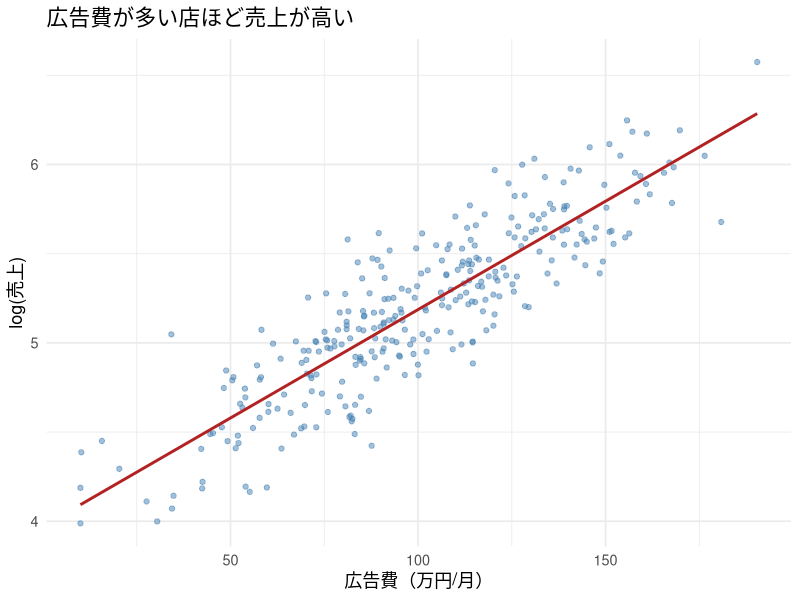
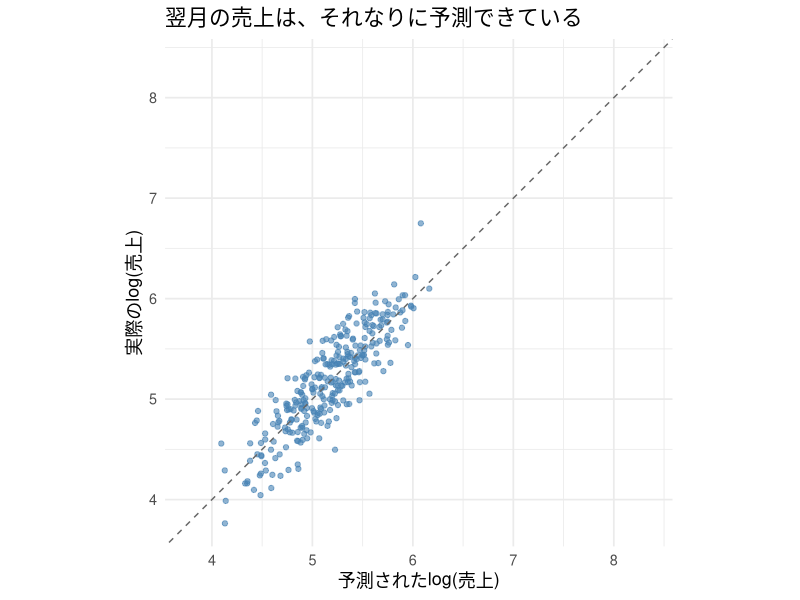
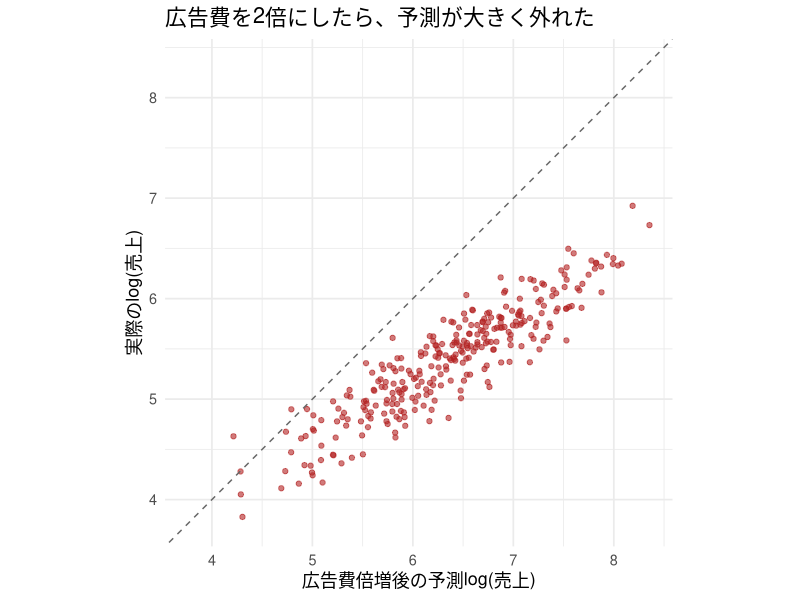
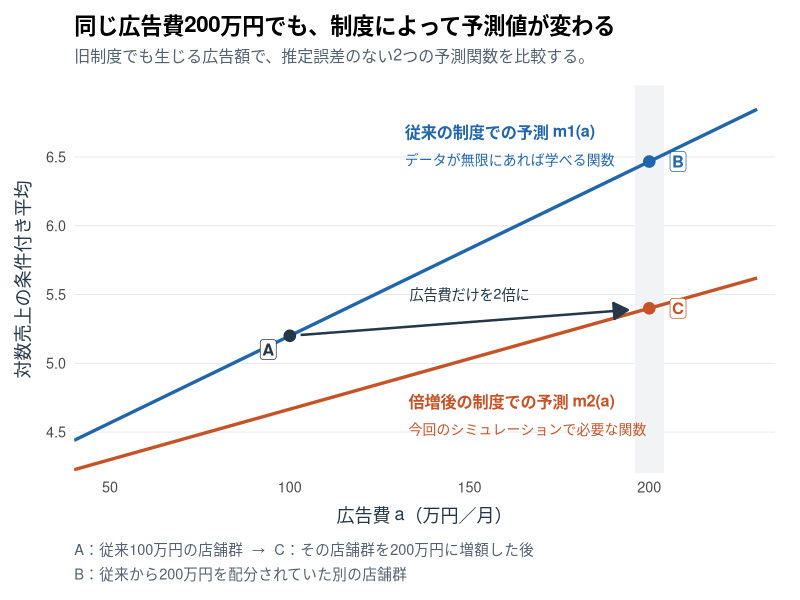
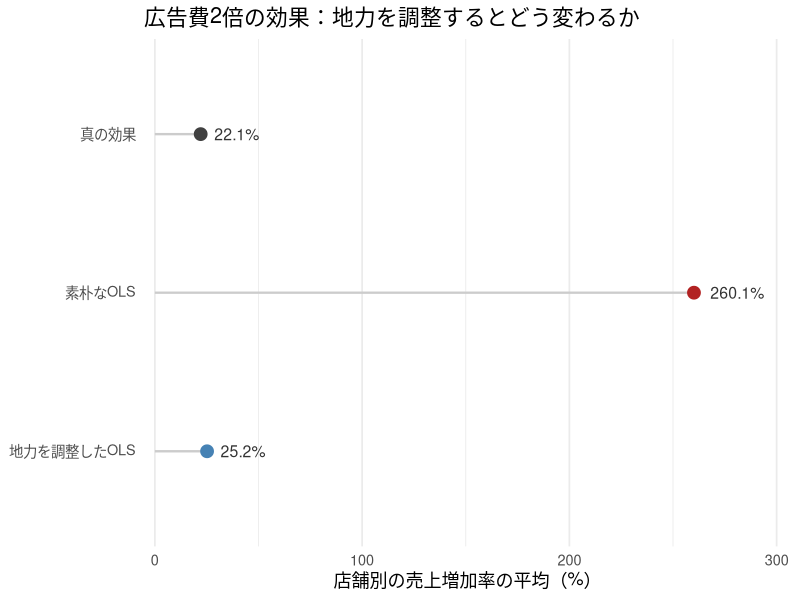
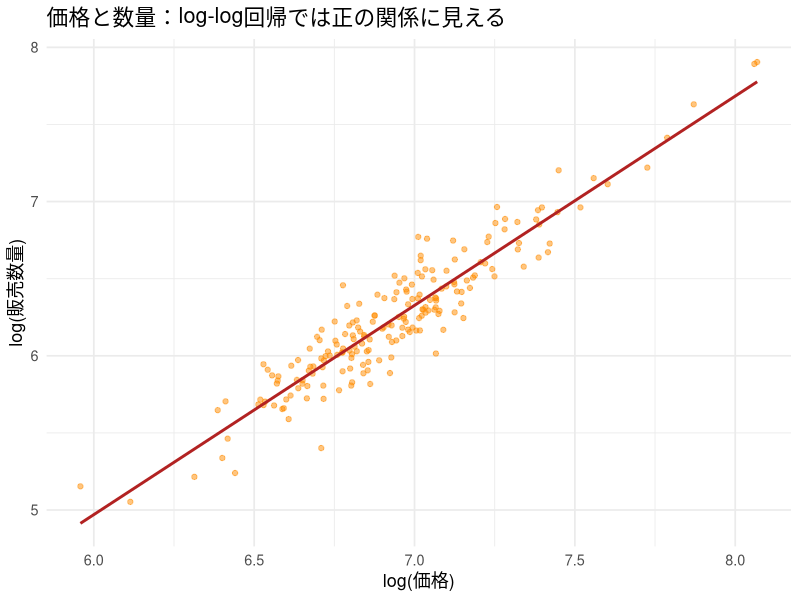
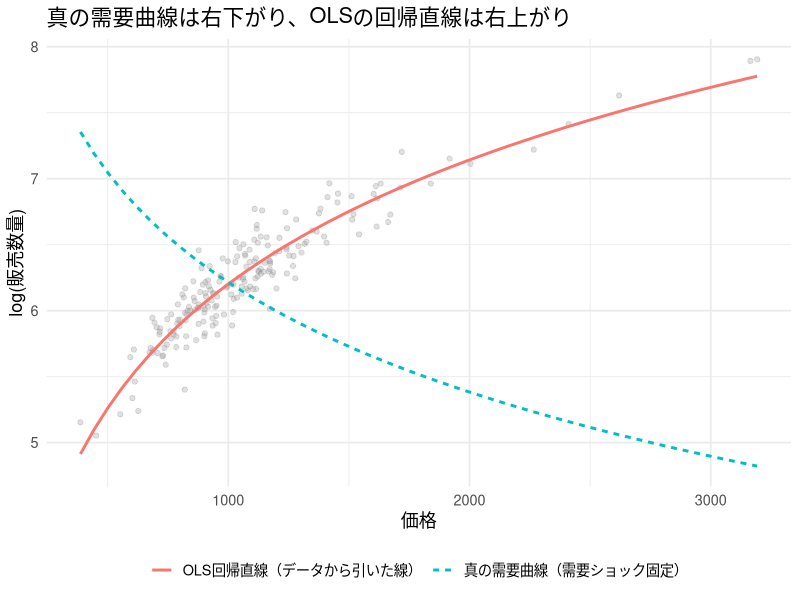
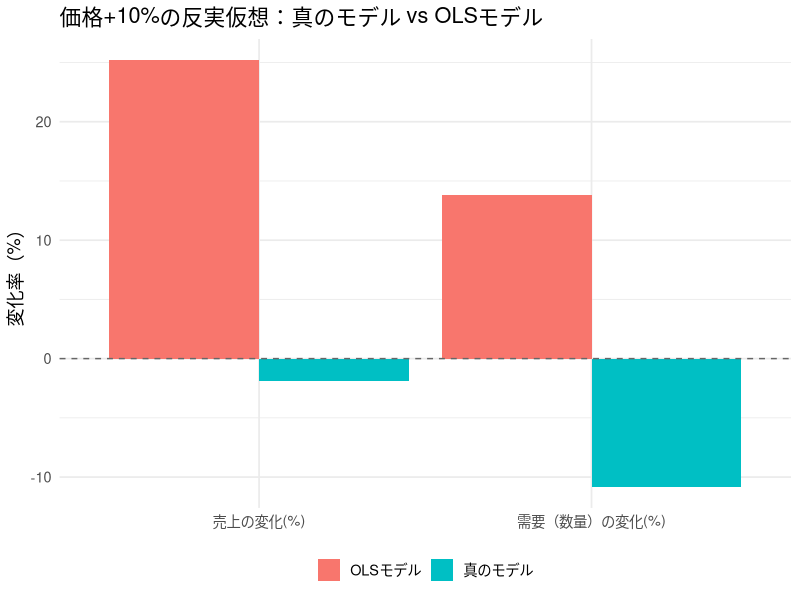

These figures' R source, in order:
## ---- chunk 1
#| include: false
library(ggplot2)
library(dplyr)
library(tidyr)

set.seed(20261)

theme_lecture <- function() {
  fam <- if (Sys.info()[["sysname"]] == "Darwin") "Hiragino Sans" else ""
  theme_minimal(base_size = 13, base_family = fam)
}
theme_set(theme_lecture())
knitr::opts_chunk$set(fig.align = "center", dpi = 144)
options(scipen = 8)
## ---- chunk 2
#| label: ad-month1-data
#| include: false
n_stores <- 300

# 店舗の地力（立地・接客力など）。同じ店舗の地力は3か月間変わらない
quality <- rnorm(n_stores, mean = 0, sd = 1)

# 1か月目の広告費（万円/月）：地力が高い店ほど多く配分される
ad_spend <- 100 + 30 * quality + rnorm(n_stores, mean = 0, sd = 15)
ad_spend <- pmax(ad_spend, 10)

# 真の広告効果は小さく、地力の効果は大きい
true_beta_ad <- 0.002
true_beta_quality <- 0.4
log_sales_mean <- 5.0 + true_beta_quality * quality + true_beta_ad * ad_spend
log_sales <- log_sales_mean + rnorm(n_stores, mean = 0, sd = 0.15)

store_df <- data.frame(
  store_id = 1:n_stores,
  quality = quality,
  ad_spend = ad_spend,
  sales = exp(log_sales),
  log_sales = log_sales
)
## ---- chunk 3
#| label: ad-month2-data
#| include: false
# 2か月目：同じ店舗に、従来のルールで来月の広告予算が配分される
# この予算は、来月の売上が実現する前に決まっている
next_ad_spend <- pmax(
  100 + 30 * quality + rnorm(n_stores, mean = 0, sd = 15), 10
)
next_log_sales <- 5.0 + true_beta_quality * quality +
  true_beta_ad * next_ad_spend + rnorm(n_stores, mean = 0, sd = 0.15)
next_month_df <- data.frame(
  store_id = store_df$store_id,
  quality = quality,
  ad_spend = next_ad_spend,
  log_sales = next_log_sales,
  sales = exp(next_log_sales)
)
## ---- chunk 4
#| label: ad-month3-data
#| include: false
# 3か月目：2か月目の広告予算を据え置く予定だったところ、全店で2倍にする
# 売上ショックは新しく発生する。地力や売上の決まり方は変わらない
intervention_noise <- rnorm(n_stores, mean = 0, sd = 0.15)
intervention_df <- next_month_df
intervention_df$ad_spend <- 2 * next_month_df$ad_spend
intervention_df$log_sales <- 5.0 + true_beta_quality * quality +
  true_beta_ad * intervention_df$ad_spend + intervention_noise
intervention_df$sales <- exp(intervention_df$log_sales)
## ---- chunk 5
#| label: ad-story-results
#| include: false
fit_short <- lm(log_sales ~ ad_spend, data = store_df)
beta_short <- unname(coef(fit_short)["ad_spend"])
intercept_short <- unname(coef(fit_short)["(Intercept)"])

# 1か月目に推定したモデルを固定し、2か月目・3か月目を予測する
pred_next <- predict(fit_short, newdata = next_month_df)
pred_intervention <- predict(fit_short, newdata = intervention_df)
r2_in_sample <- summary(fit_short)$r.squared
ss_tot <- sum((next_month_df$log_sales - mean(next_month_df$log_sales))^2)
r2_next <- 1 - sum((next_month_df$log_sales - pred_next)^2) / ss_tot
baseline_pred <- rep(mean(store_df$log_sales), n_stores)
r2_base <- 1 - sum((next_month_df$log_sales - baseline_pred)^2) / ss_tot

ad_change <- intervention_df$ad_spend - next_month_df$ad_spend
ols_effect <- beta_short * ad_change
true_effect <- true_beta_ad * ad_change
ols_mean_pct <- mean(exp(ols_effect) - 1) * 100
true_mean_pct <- mean(exp(true_effect) - 1) * 100
observed_mean_pct <- mean(intervention_df$sales / next_month_df$sales - 1) * 100

# 予測検証と介入後の図で、軸の範囲と45度線の見え方をそろえる
prediction_limits <- range(c(pred_next, next_month_df$log_sales,
                             pred_intervention, intervention_df$log_sales))
## ---- chunk 6
#| echo: false
#| fig-cap: "1か月目：広告費と売上（log）の散布図とOLS回帰直線"
ggplot(store_df, aes(x = ad_spend, y = log_sales)) +
  geom_point(alpha = 0.5, color = "steelblue") +
  geom_smooth(method = "lm", se = FALSE, color = "firebrick") +
  labs(x = "広告費（万円/月）", y = "log(売上)",
       title = "広告費が多い店ほど売上が高い")
## ---- chunk 7
#| echo: false
#| fig-cap: "2か月目：通常の広告配分が続く月には、予測値と実現値はおおむね45度線付近に並ぶ"
ggplot(data.frame(predicted = pred_next, actual = next_month_df$log_sales),
       aes(x = predicted, y = actual)) +
  geom_point(alpha = 0.6, color = "steelblue") +
  geom_abline(slope = 1, intercept = 0, linetype = "dashed", color = "gray40") +
  coord_fixed(xlim = prediction_limits, ylim = prediction_limits) +
  labs(x = "予測されたlog(売上)", y = "実際のlog(売上)",
       title = "翌月の売上は、それなりに予測できている")
## ---- chunk 8
#| echo: false
#| fig-cap: "3か月目：広告費を2倍にすると、実現した売上は予測を大きく下回る。前の図と軸の範囲は同じ"
ggplot(data.frame(predicted = pred_intervention, actual = intervention_df$log_sales),
       aes(x = predicted, y = actual)) +
  geom_point(alpha = 0.6, color = "firebrick") +
  geom_abline(slope = 1, intercept = 0, linetype = "dashed", color = "gray40") +
  coord_fixed(xlim = prediction_limits, ylim = prediction_limits) +
  labs(x = "広告費倍増後の予測log(売上)", y = "実際のlog(売上)",
       title = "広告費を2倍にしたら、予測が大きく外れた")
## ---- chunk 9
head(store_df)
## ---- chunk 10
fit_short <- lm(log_sales ~ ad_spend, data = store_df)
fit_long  <- lm(log_sales ~ ad_spend + quality, data = store_df)

beta_short <- unname(coef(fit_short)["ad_spend"])
beta_long  <- unname(coef(fit_long)["ad_spend"])
comparison_df <- data.frame(
  model = c("素朴なOLS（広告費のみ）", "地力を調整したOLS", "真の値"),
  beta_ad = c(beta_short, beta_long, true_beta_ad)
)
knitr::kable(comparison_df, digits = 5,
             col.names = c("モデル", "広告費の係数"))
## ---- chunk 11
pred_next <- predict(fit_short, newdata = next_month_df)

# 2か月目の実現値で予測精度を評価する（売上はすべてlog）
ss_res <- sum((next_month_df$log_sales - pred_next)^2)
ss_tot <- sum((next_month_df$log_sales - mean(next_month_df$log_sales))^2)
r2_next <- 1 - ss_res / ss_tot

# ベースライン：1か月目の平均売上(log)だけで予測する
baseline_pred <- rep(mean(store_df$log_sales), nrow(next_month_df))
r2_base <- 1 - sum((next_month_df$log_sales - baseline_pred)^2) / ss_tot

knitr::kable(
  data.frame(method = c("広告費を使う予測モデル", "平均だけのベースライン"),
             next_month_R2 = c(r2_next, r2_base)),
  digits = 3, col.names = c("予測方法", "翌月データでのR²")
)
## ---- chunk 12
#| label: fig-policy-functions
#| echo: false
#| fig-width: 8.8
#| fig-height: 5.7
#| fig-cap: "旧制度の最良の予測関数m1と、広告費倍増後に必要な関数m2。青い線を完全に学べても、AからCへの変化は青い線に沿って移動することでは計算できない。"
# 広告費の共通の支持域にある、2つの「真の予測関数」を比較する。
# 有限標本の推定誤差は含めない。下限の影響がない a > 20 を描く。

ad_grid <- seq(40, 230, length.out = 250)
quality_slope <- 30 / (30^2 + 15^2)
policy_function_df <- data.frame(
  ad_spend = ad_grid,
  mean_old = 5 + 0.002 * ad_grid +
    0.4 * quality_slope * (ad_grid - 100),
  mean_new = 5 + 0.002 * ad_grid +
    0.4 * quality_slope * (ad_grid / 2 - 100)
)

policy_points <- data.frame(
  ad_spend = c(100, 200, 200),
  mean_log_sales = c(5.2, 5 + 0.002 * 200 +
    0.4 * quality_slope * 100, 5.4),
  point = c("A", "B", "C"),
  colour = c("#263747", "#2166AC", "#C65328")
)
plot_family <- if (Sys.info()[["sysname"]] == "Darwin") "Hiragino Sans" else ""

policy_functions_plot <- ggplot(policy_function_df, aes(x = ad_spend)) +
  # 200万円は、どちらの関数でも定義されている同じ入力値である。
  annotate("rect", xmin = 196, xmax = 204, ymin = -Inf, ymax = Inf,
           fill = "#F1F3F5") +
  geom_line(aes(y = mean_old), colour = "#2166AC", linewidth = 1.15) +
  geom_line(aes(y = mean_new), colour = "#C65328", linewidth = 1.15) +
  # 地力の構成を固定した100万円の店舗群を、200万円へ移す。
  annotate("segment", x = 103, xend = 194, y = 5.206, yend = 5.388,
           colour = "#263747", linewidth = 0.85,
           arrow = grid::arrow(length = grid::unit(0.16, "inches"),
                               type = "closed")) +
  annotate("text", x = 150, y = 5.50,
           label = "広告費だけを2倍に",
           size = 3.6, colour = "#263747", family = plot_family) +
  geom_point(data = policy_points,
             aes(y = mean_log_sales, colour = colour),
             size = 3.6, show.legend = FALSE) +
  scale_colour_identity() +
  annotate("label", x = 94, y = 5.10, label = "A", size = 4.2,
           fontface = "bold", colour = "#263747", fill = "white",
           linewidth = 0, label.padding = grid::unit(0.10, "lines"),
           family = plot_family) +
  annotate("label", x = 208, y = 6.467, label = "B", size = 4.2,
           fontface = "bold", colour = "#2166AC", fill = "white",
           linewidth = 0, label.padding = grid::unit(0.10, "lines"),
           family = plot_family) +
  annotate("label", x = 208, y = 5.40, label = "C", size = 4.2,
           fontface = "bold", colour = "#C65328", fill = "white",
           linewidth = 0, label.padding = grid::unit(0.10, "lines"),
           family = plot_family) +
  annotate("text", x = 132, y = 6.68, hjust = 0,
           label = "従来の制度での予測 m1(a)",
           size = 4.1, fontface = "bold", colour = "#2166AC",
           family = plot_family) +
  annotate("text", x = 132, y = 6.48, hjust = 0,
           label = "データが無限にあれば学べる関数",
           size = 3.5, colour = "#2166AC", family = plot_family) +
  annotate("text", x = 133, y = 4.72, hjust = 0,
           label = "倍増後の制度での予測 m2(a)",
           size = 4.1, fontface = "bold", colour = "#C65328",
           family = plot_family) +
  annotate("text", x = 133, y = 4.52, hjust = 0,
           label = "今回のシミュレーションで必要な関数",
           size = 3.5, colour = "#C65328", family = plot_family) +
  scale_x_continuous(breaks = c(50, 100, 150, 200),
                     limits = c(40, 235), expand = c(0, 0)) +
  scale_y_continuous(breaks = seq(4.5, 6.5, by = 0.5),
                     limits = c(4.2, 7.02), expand = c(0, 0)) +
  labs(
    x = "広告費 a（万円／月）",
    y = "対数売上の条件付き平均",
    title = "同じ広告費200万円でも、制度によって予測値が変わる",
    subtitle = "旧制度でも生じる広告額で、推定誤差のない2つの予測関数を比較する。",
    caption = paste0(
      "A：従来100万円の店舗群  →  C：その店舗群を200万円に増額した後\n",
      "B：従来から200万円を配分されていた別の店舗群"
    )
  ) +
  theme_minimal(base_size = 13, base_family = plot_family) +
  theme(
    panel.grid.minor = element_blank(),
    panel.grid.major.x = element_blank(),
    panel.grid.major.y = element_line(colour = "#E7E9EC", linewidth = 0.35),
    axis.title = element_text(colour = "#263747"),
    axis.title.x = element_text(margin = margin(t = 9)),
    axis.title.y = element_text(margin = margin(r = 9)),
    plot.title = element_text(size = 16, face = "bold", margin = margin(b = 8)),
    plot.subtitle = element_text(size = 11.5, colour = "#536171",
                                 margin = margin(b = 14)),
    plot.caption = element_text(size = 10.5, hjust = 0, colour = "#536171",
                                lineheight = 1.4, margin = margin(t = 13)),
    plot.margin = margin(13, 18, 12, 12)
  )

policy_functions_plot
## ---- chunk 13
# 3か月目の2つの世界：同じquality・同じ売上ショックを使う
no_intervention_log_sales <- 5.0 + true_beta_quality * quality +
  true_beta_ad * next_month_df$ad_spend + intervention_noise

# 真の効果：引き算すると、広告費の変化分だけが残る
true_effect <- intervention_df$log_sales - no_intervention_log_sales

# 素朴なモデルのレポート：同じ予算変更に、OLSの係数を使っている
ols_effect <- predict(fit_short, newdata = intervention_df) -
  predict(fit_short, newdata = next_month_df)

true_mean_pct <- mean(exp(true_effect) - 1) * 100
ols_mean_pct <- mean(exp(ols_effect) - 1) * 100
## ---- chunk 14
# qualityは変えず、広告費だけが異なる2つのデータをモデルに渡す
adjusted_effect <- predict(fit_long, newdata = intervention_df) -
  predict(fit_long, newdata = next_month_df)
adjusted_mean_pct <- mean(exp(adjusted_effect) - 1) * 100

effect_summary <- data.frame(
  method = c("真の効果", "素朴なOLS", "地力を調整したOLS"),
  mean_pct_change = c(true_mean_pct, ols_mean_pct, adjusted_mean_pct)
)
knitr::kable(effect_summary, digits = 1,
             col.names = c("計算方法", "店舗別の売上増加率の平均（%）"))
## ---- chunk 15
#| echo: false
#| fig-cap: "広告費2倍の効果を同じ尺度で比較する。地力を調整すると真の効果に近づく"
effect_summary$method <- factor(effect_summary$method,
  levels = c("地力を調整したOLS", "素朴なOLS", "真の効果"))
ggplot(effect_summary, aes(x = mean_pct_change, y = method, color = method)) +
  geom_segment(aes(x = 0, xend = mean_pct_change, yend = method),
               color = "gray80", linewidth = 0.8) +
  geom_point(size = 4) +
  geom_text(aes(label = paste0(round(mean_pct_change, 1), "%")),
            hjust = -0.3, color = "gray20", size = 4) +
  scale_color_manual(values = c("真の効果" = "gray25", "素朴なOLS" = "firebrick",
                                "地力を調整したOLS" = "steelblue")) +
  scale_x_continuous(expand = expansion(mult = c(0.02, 0.18))) +
  labs(x = "店舗別の売上増加率の平均（%）", y = NULL,
       title = "広告費2倍の効果：地力を調整するとどう変わるか") +
  theme(legend.position = "none", panel.grid.major.y = element_blank())
## ---- chunk 16
#| include: false
# 後続のシミュレーションは改訂前と同じ乱数列を使う
set.seed(20261)
invisible(sample.int(n_stores))
## ---- chunk 17
n_weeks <- 200

# 需要ショック（繁忙期・季節性など、観測しにくい変数）
demand_shock <- rnorm(n_weeks, mean = 0, sd = 1)

# 真の価格弾力性（負の値。需要曲線の傾き）
true_elasticity <- -1.2

# 価格設定：繁忙期には価格も強気に設定される（内生性の源泉）
gamma_price <- 0.3
log_price <- log(1000) + gamma_price * demand_shock + rnorm(n_weeks, mean = 0, sd = 0.05)
price <- exp(log_price)

# 真の需要関数：価格1,000円のときの基準数量を500に置く
phi_demand <- 0.8
log_q_mean <- log(500) + true_elasticity * (log_price - log(1000)) +
  phi_demand * demand_shock
demand_noise <- rnorm(n_weeks, mean = 0, sd = 0.1)
log_q <- log_q_mean + demand_noise
q <- exp(log_q)

price_df <- data.frame(
  week = 1:n_weeks,
  demand_shock = demand_shock,
  demand_noise = demand_noise,
  price = price,
  log_price = log_price,
  q = q,
  log_q = log_q
)

head(price_df)
## ---- chunk 18
#| fig-cap: "価格と販売数量（log-log）：回帰線は右上がりに見える"
ggplot(price_df, aes(x = log_price, y = log_q)) +
  geom_point(alpha = 0.5, color = "darkorange") +
  geom_smooth(method = "lm", se = FALSE, color = "firebrick") +
  labs(x = "log(価格)", y = "log(販売数量)",
       title = "価格と数量：log-log回帰では正の関係に見える")
## ---- chunk 19
fit_price_ols <- lm(log_q ~ log_price, data = price_df)
summary(fit_price_ols)$coefficients
## ---- chunk 20
elasticity_hat_ols <- coef(fit_price_ols)["log_price"]

data.frame(
  method = c("OLS推定値", "真の弾力性"),
  elasticity = c(elasticity_hat_ols, true_elasticity)
)
## ---- chunk 21
#| fig-cap: "真の需要曲線（需要ショックを平均に固定）とOLS回帰直線：向きが逆転している"
price_grid <- seq(min(price_df$price), max(price_df$price), length.out = 50)
log_price_grid <- log(price_grid)

# 真の需要曲線：需要ショックを0（平均的な状態）に固定し、価格だけを動かす
true_log_q_grid <- log(500) + true_elasticity * (log_price_grid - log(1000)) +
  phi_demand * 0
true_curve_df <- data.frame(price = price_grid, log_q = true_log_q_grid, curve = "真の需要曲線（需要ショック固定）")

# OLSの回帰直線
ols_log_q_grid <- coef(fit_price_ols)["(Intercept)"] + elasticity_hat_ols * log_price_grid
ols_curve_df <- data.frame(price = price_grid, log_q = ols_log_q_grid, curve = "OLS回帰直線（データから引いた線）")

curve_compare_df <- rbind(true_curve_df, ols_curve_df)

ggplot() +
  geom_point(data = price_df, aes(x = price, y = log_q), alpha = 0.3, color = "gray60") +
  geom_line(data = curve_compare_df, aes(x = price, y = log_q, color = curve, linetype = curve), linewidth = 1) +
  labs(x = "価格", y = "log(販売数量)", color = NULL, linetype = NULL,
       title = "真の需要曲線は右下がり、OLSの回帰直線は右上がり") +
  theme(legend.position = "bottom")
## ---- chunk 22
new_price <- price_df$price * 1.10
new_log_price <- log(new_price)

# 真のモデルによる反実仮想：価格だけを動かし、需要ショックと個別ノイズは同じ値に保つ
true_new_log_q <- log(500) + true_elasticity * (new_log_price - log(1000)) +
  phi_demand * demand_shock + demand_noise
true_pct_change_q <- (exp(true_new_log_q) - price_df$q) / price_df$q * 100

# OLSモデルによる（内生性に汚染された）反実仮想
ols_intercept <- coef(fit_price_ols)["(Intercept)"]
ols_new_log_q <- ols_intercept + elasticity_hat_ols * new_log_price
ols_old_log_q_fitted <- ols_intercept + elasticity_hat_ols * price_df$log_price
ols_pct_change_q <- (exp(ols_new_log_q) - exp(ols_old_log_q_fitted)) / exp(ols_old_log_q_fitted) * 100

cf_demand_df <- data.frame(
  method = c("真のモデル", "OLSモデル"),
  mean_pct_change_q = c(mean(true_pct_change_q), mean(ols_pct_change_q))
)
knitr::kable(cf_demand_df, digits = 2,
             col.names = c("手法", "価格+10%のときの需要変化（%）"))
## ---- chunk 23
true_new_revenue <- new_price * exp(true_new_log_q)
old_revenue <- price_df$price * price_df$q
true_rev_change <- (true_new_revenue - old_revenue) / old_revenue * 100

ols_new_revenue <- new_price * exp(ols_new_log_q)
ols_old_revenue_fitted <- price_df$price * exp(ols_old_log_q_fitted)
ols_rev_change <- (ols_new_revenue - ols_old_revenue_fitted) / ols_old_revenue_fitted * 100

cf_revenue_df <- data.frame(
  method = c("真のモデル", "OLSモデル"),
  mean_pct_change_revenue = c(mean(true_rev_change), mean(ols_rev_change))
)
knitr::kable(cf_revenue_df, digits = 2,
             col.names = c("手法", "価格+10%のときの売上変化（%）"))
## ---- chunk 24
#| fig-cap: "価格+10%の反実仮想：真のモデルとOLSモデルで結論が正反対になる"
cf_plot_df <- data.frame(
  metric = rep(c("需要（数量）の変化(%)", "売上の変化(%)"), each = 2),
  method = rep(c("真のモデル", "OLSモデル"), 2),
  value = c(mean(true_pct_change_q), mean(ols_pct_change_q),
            mean(true_rev_change), mean(ols_rev_change))
)

ggplot(cf_plot_df, aes(x = metric, y = value, fill = method)) +
  geom_col(position = "dodge") +
  geom_hline(yintercept = 0, linetype = "dashed", color = "gray40") +
  labs(x = NULL, y = "変化率（%）", fill = NULL,
       title = "価格+10%の反実仮想：真のモデル vs OLSモデル") +
  theme(legend.position = "bottom")
